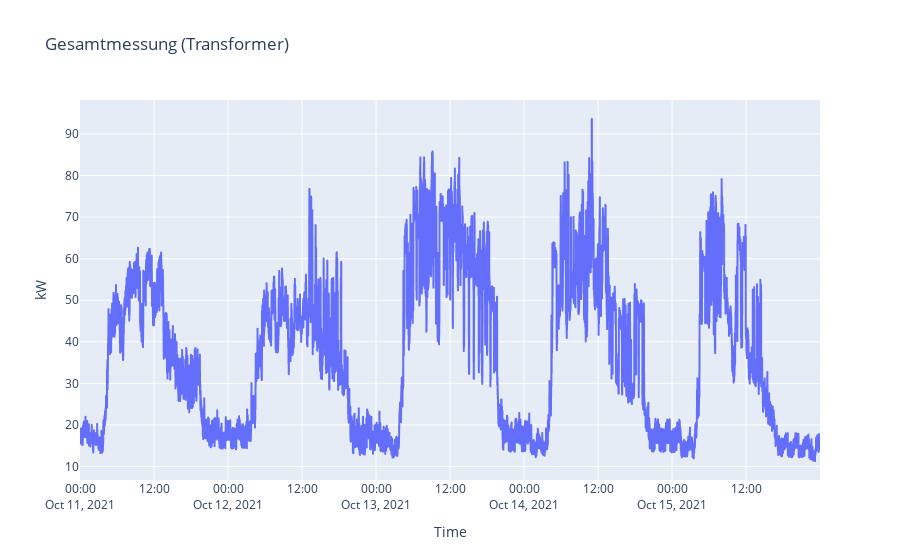

Notebook code for this chart:
### Code cell
px.line(
    x=df.index, y=df.kw, 
    title='Gesamtmessung (Transformer)',
    labels={
        'x': 'Time',
        'y': 'kW'
    })

### Figure 1 — Plotly figure (JSON) as saved in the notebook; plotly's stock layout.template omitted (floating-point values rounded to 4 significant figures; data arrays with more than 128 entries replaced by an {"elided": "..."} marker saying what was removed)
{"data": [{"hovertemplate": "Time=%{x}<br>kW=%{y}<extra></extra>", "legendgroup": "", "line": {"color": "#636efa", "dash": "solid"}, "marker": {"symbol": "circle"}, "mode": "lines", "name": "", "showlegend": false, "type": "scattergl", "x": {"elided": "7200 str values"}, "xaxis": "x", "y": {"elided": "7200 float values"}, "yaxis": "y"}], "layout": {"legend": {"tracegroupgap": 0}, "title": {"text": "Gesamtmessung (Transformer)"}, "xaxis": {"anchor": "y", "domain": [0, 1], "title": {"text": "Time"}}, "yaxis": {"anchor": "x", "domain": [0, 1], "title": {"text": "kW"}}}}
